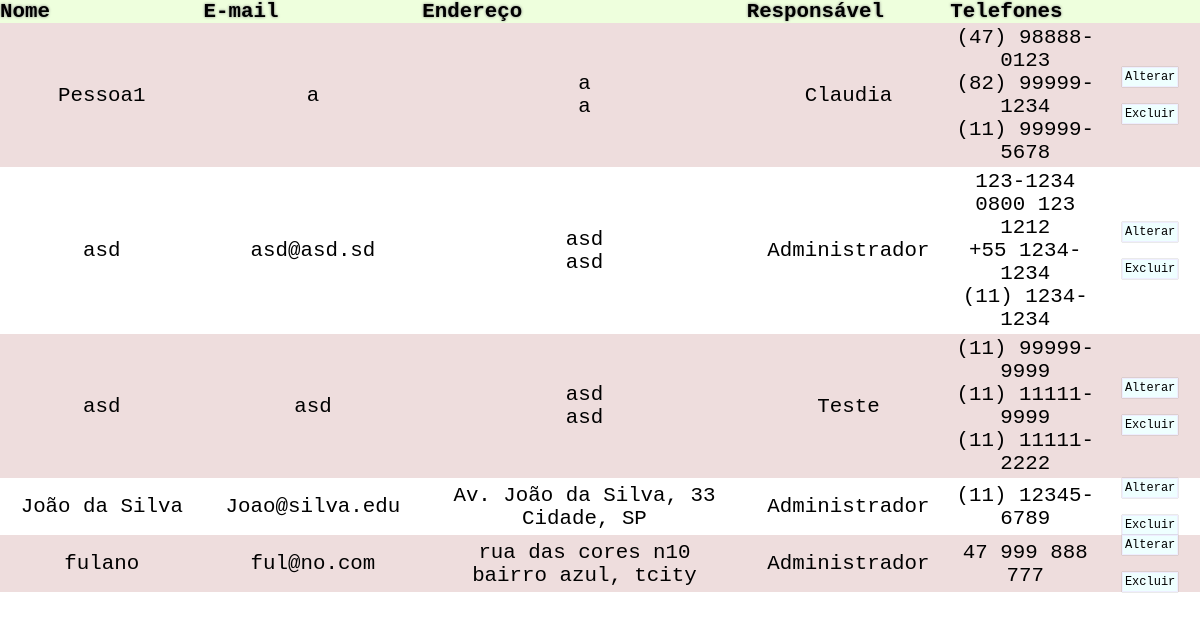
Page /listar.php (signed in) on the committed database.
### tables this page shows
CREATE TABLE `pessoa` (
  `Id` int(11) NOT NULL AUTO_INCREMENT,
  `nome` varchar(255) DEFAULT NULL,
  `email` varchar(255) DEFAULT NULL,
  `endereco_linha1` varchar(255) DEFAULT NULL,
  `endereco_linha2` varchar(255) DEFAULT NULL,
  `usuario_id` int(11) DEFAULT NULL,
  PRIMARY KEY (`Id`),
  KEY `usuario_id` (`usuario_id`)
);

CREATE TABLE `usuario` (
  `Id` int(11) NOT NULL AUTO_INCREMENT,
  `nome` varchar(255) DEFAULT NULL,
  `email` varchar(255) DEFAULT NULL,
  `usuario` varchar(255) DEFAULT NULL,
  `senha` varchar(255) DEFAULT NULL,
  `status` char(1) DEFAULT '0',
  `excluido` binary(1) DEFAULT '0',
  PRIMARY KEY (`Id`)
);

### classes.php (the view, shortened to what this page needs)
<?php
class database
	{private $host;
     private $username;
     private $password;
     private $database;
     private $connection;
	 public function __construct($host, $username, $password, $database)
		{$this->host = $host;
         $this->username = $username;
         $this->password = $password;
         $this->database = $database; }
	 public function connect()
		{$this->connection = new mysqli($this->host, $this->username, $this->password, $this->database);
		 $this->connection->query("SET NAMES 'utf8'");}
	public function query($SQL,$protection=true)
	 {if ($protection) {$SQL=($this->connection->real_escape_string($SQL));}
	  return ($this->connection->query($SQL));}
	}
class person
	{private $id;
	 private $nome;
	 private $email;
	 private $endereco_linha1;
	 private $endereco_linha2;
	 private $cadastrado_por_nome;
	 private $telefones = array();
	 public function __construct($array_result)
		{$this->id=$array_result['Id'];
		 $this->nome=$array_result['nome'];
		 $this->email=$array_result['email'];
		 $this->endereco_linha1=$array_result['endereco_linha1'];
		 $this->endereco_linha2=$array_result['endereco_linha2'];
		 $this->cadastrado_por_nome=$array_result['cadastrado_por_nome'];
		 $this->telefones=array_filter(array_map('trim', explode(",", $array_result['telefones'])), 'strlen');
		 }
	 public function print_tr()
		{echo "<tr>"
				."<td>".$this->nome."</td>"
				."<td>".$this->email."</td>"
				."<td>".$this->endereco_linha1."<br>".$this->endereco_linha2."</td>"
				."<td>".$this->cadastrado_por_nome."</td>"
				."<td>".implode("<br>", $this->telefones)."</td>"
				."<td class='buttons'>"
					."<a onclick=\"ajax('pessoas_novo.php?Id=".$this->id."','nova_pessoa_target','pessoas')\">Alterar</a><br><br>"
					."<a onclick=\"if(confirm('Deseja excluir a pessoa ".$this->nome."?')) {ajax('pessoas_apagar.php?Id=".$this->id."','listar_target','pessoas')}\">Excluir</a>"
				."</td></tr>";}
	 }
?>

### init.php (shortened to what this page needs)
<link href='style.css' rel='stylesheet' type='text/css'>
<?php
include("classes.php");
$databaseObj = new Database($server, $usuario, $senha, $database);
?>

### listar.php (shortened to what this page needs)
<? include_once('init.php');
   if ($_GET['tipo']=='usuario')
			{$sql="select Id,nome,email,usuario,status from usuario where excluido=0 order by Id";
			 $classe='user';
			 $cabecalho="<th>Nome</th><th>E-mail</th><th>Usuário</th><th></th>";}
	   else {$sql="select pessoa.*,usuario.id as cadastrado_por_id,usuario.nome as cadastrado_por_nome,
				   GROUP_CONCAT(telefone.telefone SEPARATOR ',') AS telefones from pessoa
				   left join usuario on usuario.Id = pessoa.usuario_id left join telefone on telefone.pessoa_id = pessoa.Id
				   group by pessoa.Id";
			 $cabecalho="<th>Nome</th><th>E-mail</th><th>Endereço</th><th>Responsável</th><th style='width:150px'>Telefones</th><th></th>";}
	?>
	<? $qry = $databaseObj->query($sql,false); ?>
		<table id='list'>
			<tr><? echo $cabecalho; ?></tr>
			<?  while ($array=mysqli_fetch_array($qry))
					{$objeto = new $classe($array);
					 $objeto->print_tr();} ?>
		</table>

### style.css (style rules this page uses)
* { padding:0px; margin:0px; border:none;font-family: monospace; position:relative;transition:ease-in-out 0.3s; font-size:2.6vh; text-align:justify }
#list { width:100%;border-collapse: collapse; }
#list tr td { padding:3px;text-align:center }
#list tr:nth-child(even) { background: #EEDDDD; }
.button,.buttons { text-align:center }
.button,.buttons a { font-size:12px; background:#EEFFFF; padding:2px; border:1px solid #EEEEFF;color:black;box-shadow:0px 0px 1px gray }
.buttons a { margin:0px 10px; }

### rows in the picture
pessoa: nome "Pessoa1", email "a", endereco_linha1 "a", endereco_linha2 "a", usuario.nome "Claudia", telefones "(47) 98888-0123 (82) 99999-1234 (11) 99999-5678"
pessoa: nome "asd", email "asd@asd.sd", endereco_linha1 "asd", endereco_linha2 "asd", usuario.nome "Administrador", telefones "123-1234 0800 123 1212 +55 1234-1234 (11) 1234-1234"
pessoa: nome "asd", email "asd", endereco_linha1 "asd", endereco_linha2 "asd", usuario.nome "Teste", telefones "(11) 99999-9999 (11) 11111-9999 (11) 11111-2222"
pessoa: nome "João da Silva", email "Joao@silva.edu", endereco_linha1 "Av. João da Silva, 33", endereco_linha2 "Cidade, SP", usuario.nome "Administrador", telefones "(11) 12345-6789"
pessoa: nome "fulano", email "ful@no.com", endereco_linha1 "rua das cores n10", endereco_linha2 "bairro azul, tcity", usuario.nome "Administrador", telefones "47 999 888 777"
